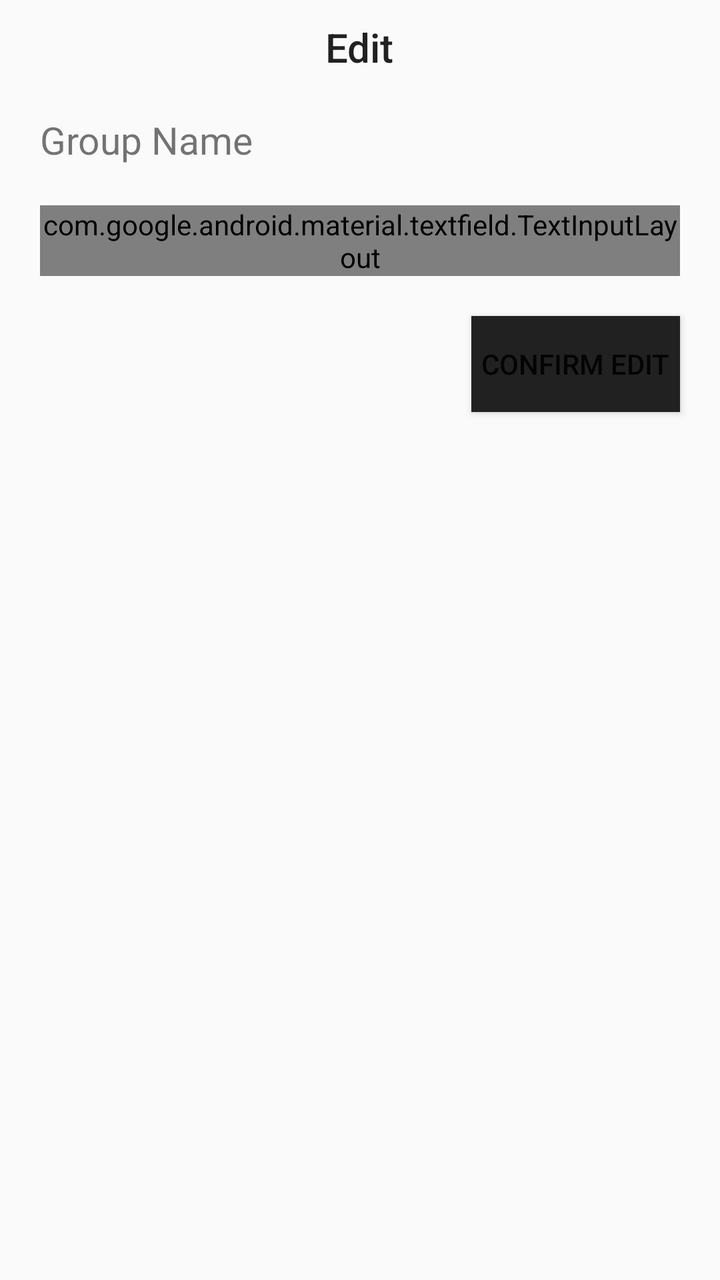
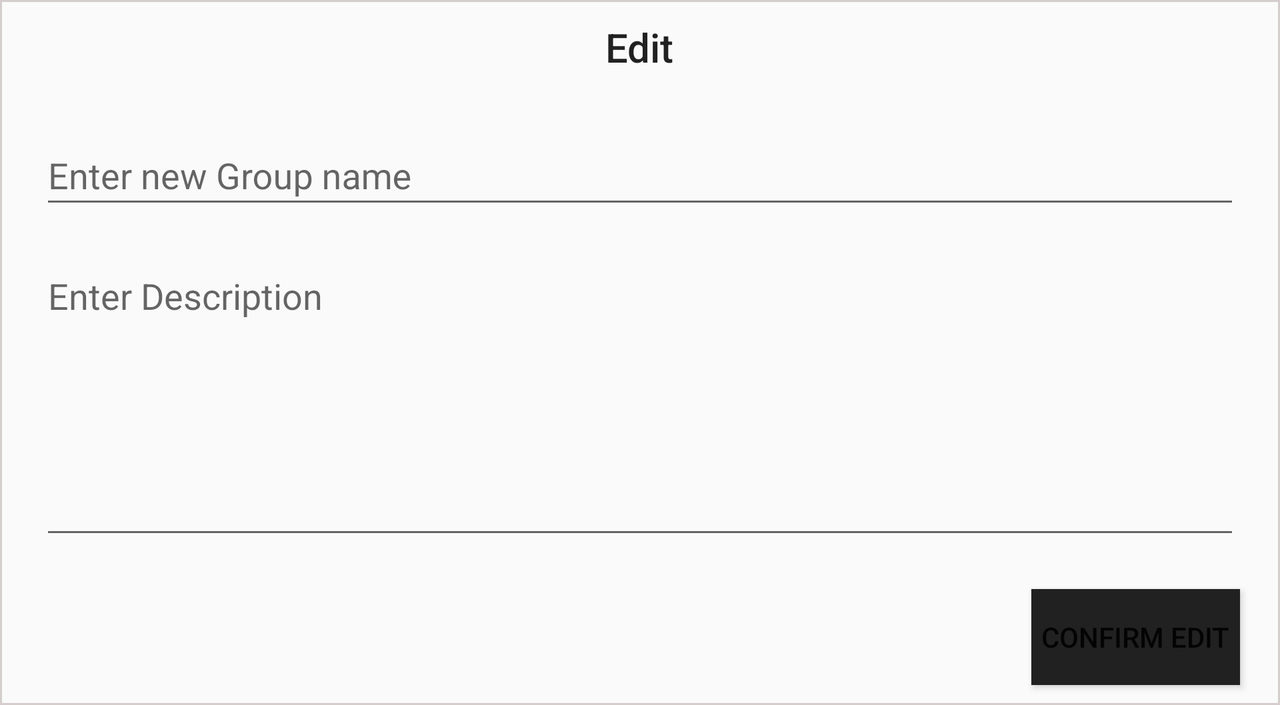

One screen, two layout resources from the same app: the default and the repository's alternative for another configuration. Each is rendered where Android would select it; the XML of both is given below.
<!-- AndroidManifest.xml: application theme AppTheme -->
<!-- res/layout/dialog_edit.xml -->
<?xml version="1.0" encoding="utf-8"?>
<LinearLayout xmlns:android="http://schemas.android.com/apk/res/android"
    android:layout_width="match_parent"
    android:layout_height="match_parent"
    android:orientation="vertical">

    <TextView
        android:id="@+id/text_dialog_title"
        android:layout_width="wrap_content"
        android:layout_height="wrap_content"
        android:layout_gravity="center"
        android:paddingTop="10dp"
        android:text="Edit"
        android:textAppearance="@style/TextAppearance.AppCompat.Title" />

    <TextView
        android:id="@+id/text_edit_group_name"
        android:layout_width="match_parent"
        android:layout_height="wrap_content"
        android:layout_marginLeft="20dp"

        android:layout_marginTop="20dp"
        android:layout_marginRight="20dp"
        android:text="Group Name"
        android:textSize="19sp" />

    <com.google.android.material.textfield.TextInputLayout
        style="@style/Widget.MaterialComponents.TextInputLayout.OutlinedBox"
        android:layout_width="match_parent"
        android:layout_height="wrap_content"
        android:layout_marginLeft="20dp"
        android:layout_marginTop="20dp"
        android:layout_marginRight="20dp">

        <com.google.android.material.textfield.TextInputEditText
            android:id="@+id/edit_text_new_description"
            android:layout_width="match_parent"
            android:layout_height="wrap_content"
            android:gravity="left|top"
            android:hint="Enter Description"
            android:minLines="6" />
    </com.google.android.material.textfield.TextInputLayout>

    <Button
        android:id="@+id/button_confirm_edit"
        android:layout_width="wrap_content"
        android:layout_height="wrap_content"
        android:layout_gravity="end"
        android:layout_marginTop="20dp"
        android:layout_marginRight="20dp"
        android:background="@color/DarkModePrimaryDarkColor"
        android:padding="5dp"
        android:text="Confirm Edit" />

</LinearLayout>
<!-- resources referenced by this layout -->
<resources>
  <color name="DarkModePrimaryDarkColor">#212121</color>
  <style name="AppTheme" parent="Theme.AppCompat.Light.DarkActionBar">
          
          <item name="colorPrimary">@color/colorPrimary</item>
          <item name="colorPrimaryDark">@color/colorPrimaryDark</item>
          <item name="colorAccent">@color/colorAccent</item>
      </style>
</resources>
<!-- res/layout-land/dialog_edit.xml (the repository's variant of the layout above) -->
<!-- drawn on the phone turned sideways -->
<?xml version="1.0" encoding="utf-8"?>
<LinearLayout xmlns:android="http://schemas.android.com/apk/res/android"
    android:layout_width="match_parent"
    android:layout_height="wrap_content"
    android:background="@drawable/shape_edit_text_rectangle"
    android:orientation="vertical">

    <TextView
        android:id="@+id/text_dialog_title"
        android:layout_width="wrap_content"
        android:layout_height="wrap_content"
        android:layout_gravity="center"
        android:paddingTop="10dp"
        android:text="Edit"
        android:textAppearance="@style/TextAppearance.AppCompat.Title" />

    <com.google.android.material.textfield.TextInputLayout
        style="@style/InputEditText"
        android:layout_width="match_parent"
        android:layout_height="0dp"
        android:layout_marginLeft="20dp"
        android:layout_marginTop="20dp"
        android:layout_marginRight="20dp"
        android:layout_weight="1">

        <com.google.android.material.textfield.TextInputEditText
            android:id="@+id/edit_text_new_group_name"
            android:layout_width="match_parent"
            android:layout_height="match_parent"
            android:gravity="left|top"
            android:hint="Enter new Group name"
            android:textColor="@color/DarkModeSecondaryTextColor" />
    </com.google.android.material.textfield.TextInputLayout>

    <com.google.android.material.textfield.TextInputLayout
        style="@style/InputEditText"
        android:layout_width="match_parent"
        android:layout_height="0dp"
        android:layout_marginLeft="20dp"
        android:layout_marginTop="8dp"
        android:layout_marginRight="20dp"
        android:layout_weight="2">

        <com.google.android.material.textfield.TextInputEditText
            android:id="@+id/edit_text_new_description"
            android:layout_width="match_parent"
            android:layout_height="wrap_content"
            android:gravity="left|top"
            android:hint="Enter Description"
            android:minLines="6"
            android:textColor="@color/DarkModeSecondaryTextColor" />
    </com.google.android.material.textfield.TextInputLayout>

    <Button
        android:id="@+id/button_confirm_edit"
        android:layout_width="wrap_content"
        android:layout_height="wrap_content"
        android:layout_gravity="end"
        android:layout_marginTop="20dp"
        android:layout_marginRight="20dp"
        android:layout_marginBottom="10dp"
        android:background="@color/DarkModePrimaryDarkColor"
        android:padding="5dp"
        android:text="Confirm Edit" />

</LinearLayout>
<!-- resources referenced by the variant -->
<!-- as the phone turned sideways resolves them -->
<resources>
  <color name="DarkModePrimaryDarkColor">#212121</color>
  <color name="DarkModeSecondaryTextColor">#eceff1</color>
  <!-- drawable shape_edit_text_rectangle (drawable) -->
  <?xml version="1.0" encoding="utf-8"?>
  <shape xmlns:android="http://schemas.android.com/apk/res/android" android:shape="rectangle" >
      <corners
          android:radius="0dp"
          />
      <stroke
          android:width="1dp"
          android:color="#D5CDCD"
          />
  </shape>
  <style name="AppTheme" parent="Theme.AppCompat.Light.DarkActionBar">
          
          <item name="colorPrimary">@color/colorPrimary</item>
          <item name="colorPrimaryDark">@color/colorPrimaryDark</item>
          <item name="colorAccent">@color/colorAccent</item>
      </style>
</resources>
